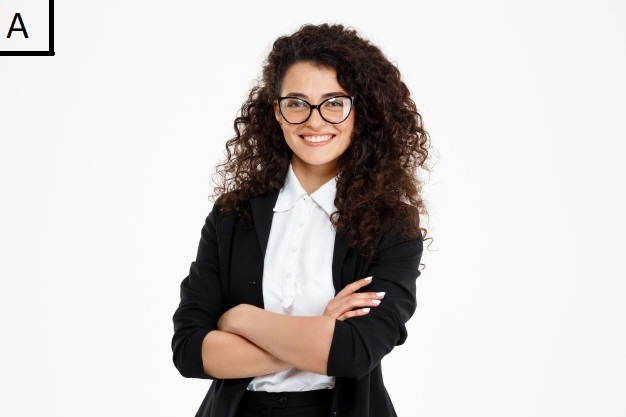
#> input picture Task 4/1.jpg, 626 x 417 px
$ jupyter execute collage-merge.ipynb
#> lines starting #> are read from the running program, lines starting #| are printed output that depends on the picture
[cell 1]
import numpy , cv2

[cell 2]
i1 = cv2.imread('1.jpg')
#> i1 is the input picture: shape (417, 626, 3); mean B, G, R 197.4, 199, 203.7
i2 = cv2.imread('2.jpg')
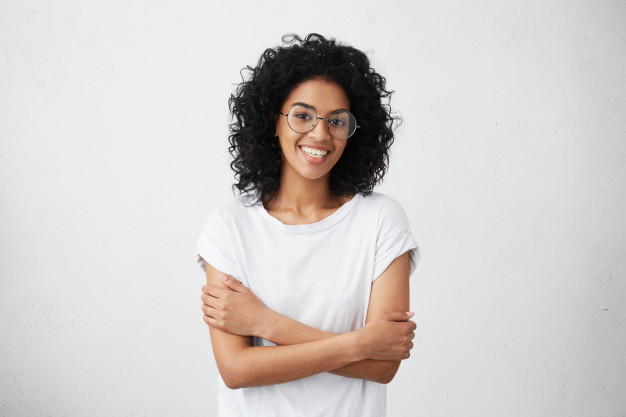
#> input picture Task 4/2.jpg, 626 x 417 px
#> i2 is the input picture: shape (417, 626, 3); mean B, G, R 203.1, 205, 209.9

[cell 3]
cv2.imshow("1",i1)
cv2.imshow("2",i2)
cv2.waitKey()
cv2.destroyAllWindows()

[cell 4]
merge=numpy.hstack((i1,i2))
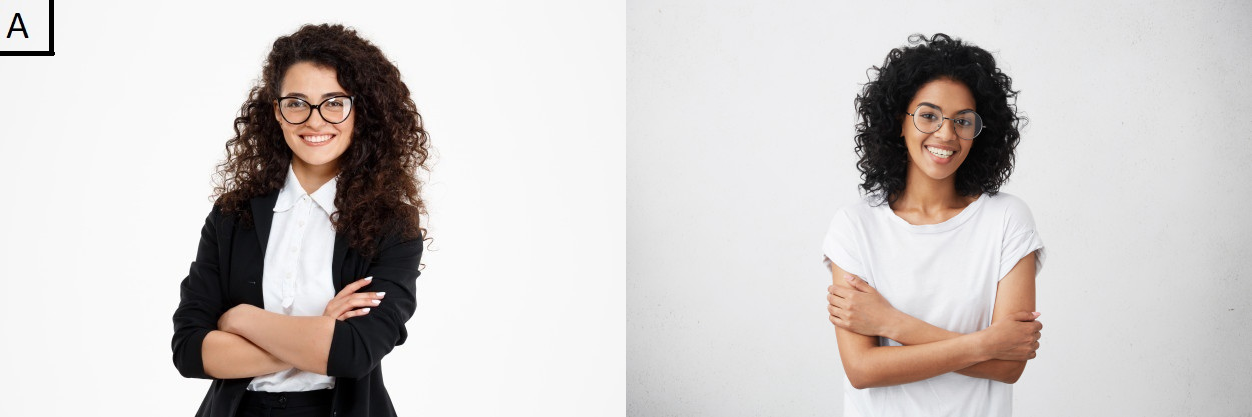
#> merge: shape (417, 1252, 3); mean B, G, R 200.2, 202, 206.8
